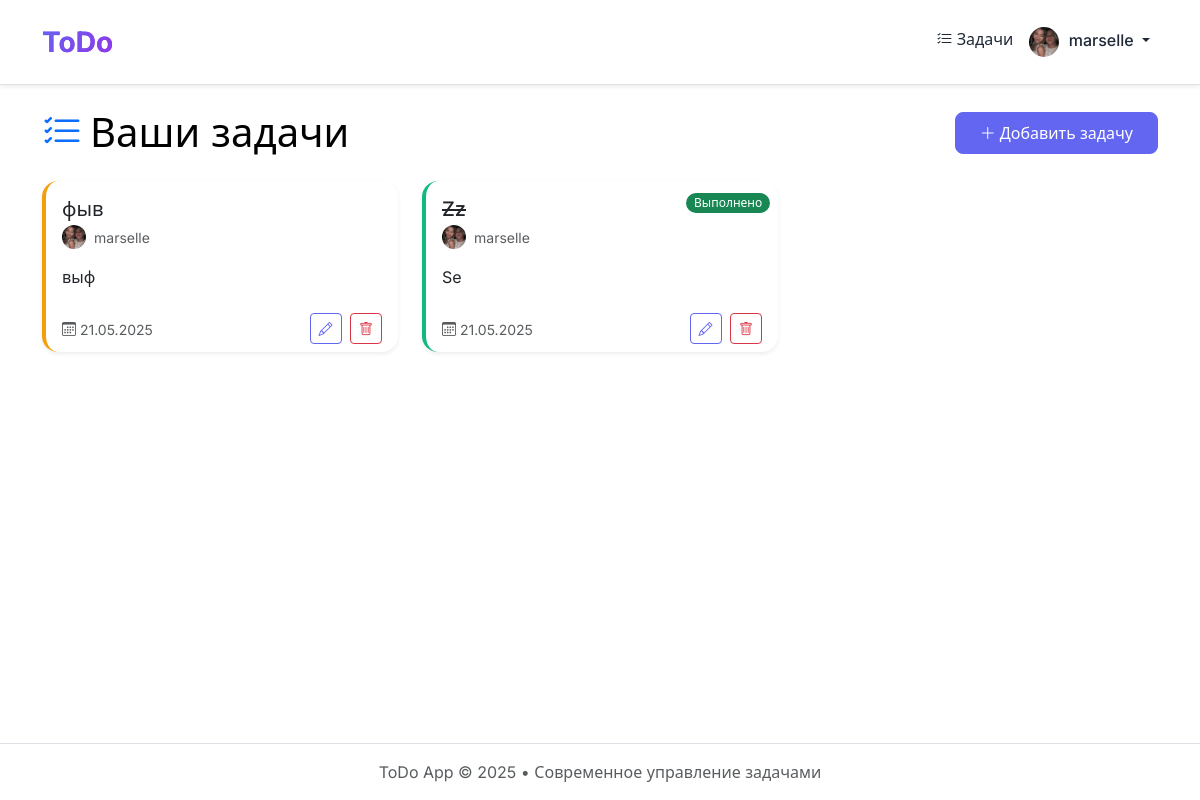
Page / (signed in) on the committed database.
### main/models.py (models this page shows, shortened)
class CustomUser(AbstractUser):
    image = models.ImageField(
         upload_to='profile_images/',
         blank=True, null=True,
         verbose_name="Изображение профиля"
    )
    bio = models.TextField(
        blank=True, null=True,
        verbose_name="Биография"
    )
    class Meta:
        verbose_name = "Пользователь"
        verbose_name_plural = "Пользователи"
        ordering = ['username']

class Task(models.Model):
    title = models.CharField(max_length=255, verbose_name="Название задачи")
    description = models.TextField(blank=True, null=True, verbose_name="Описание")
    completed = models.BooleanField(default=False, verbose_name="Выполнено")
    user = models.ForeignKey(
        CustomUser,
        on_delete=models.CASCADE,
        related_name='tasks',
        verbose_name="Пользователь"
    )
    created_at = models.DateTimeField(auto_now_add=True, verbose_name="Дата создания")
    updated_at = models.DateTimeField(auto_now=True, verbose_name="Дата обновления")
    class Meta:
        verbose_name = "Задача"
        verbose_name_plural = "Задачи"

### main/views.py (the view, shortened to what this page needs)
# urls.py: path('', views.todo_list, name='todo_list'),
@login_required(login_url='login')
def todo_list(request):
    tasks = Task.objects.filter(user=request.user)
    return render(request, 'todo.html', {'tasks': tasks})

### templates/todo.html (shortened to what this page needs)
{% extends 'base.html' %}
{% load static %}
{% block content %}
<div class="d-flex justify-content-between align-items-center mb-4 animate-slide-up">
    <h1 class="display-6 mb-0"><i class="bi bi-list-check text-primary me-2"></i>Ваши задачи</h1>
    <a href="{% url 'add_task' %}" class="btn btn-primary hover-lift">
        <i class="bi bi-plus-lg me-1"></i>Добавить задачу
    </a>
</div>
{% if tasks %}
<div class="row">
    {% for task in tasks %}
    <div class="col-lg-4 col-md-6 mb-4 animate-slide-up delay-{{ forloop.counter|add:"-1" }}00">
        <div class="card hover-lift shadow-sm h-100 position-relative task-card {% if task.completed %}completed{% else %}pending{% endif %}">
            {% if task.completed %}
            <div class="position-absolute top-0 end-0 m-2">
                <span class="badge bg-success rounded-pill">Выполнено</span>
            </div>
            {% endif %}
            <div class="card-body">
                <h5 class="card-title mb-1 {% if task.completed %}text-decoration-line-through{% endif %}">{{ task.title }}</h5>
                <div class="mb-3 d-flex align-items-center">
                    {% if task.user.image %}
                        <div style="width:24px; height:24px; overflow:hidden; border-radius:50%; display:inline-flex; align-items:center; justify-content:center; margin-right:8px;">
                            <img src="{{ task.user.image.url }}" alt="{{ task.user.username }}" style="object-fit:cover; width:100%; height:100%;">
                        </div>
                    {% else %}
                        <span style="width:24px; height:24px; overflow:hidden; border-radius:50%; display:inline-flex; align-items:center; justify-content:center; background-color:#6f42c1; color:white; font-size:0.7rem; margin-right:8px;">
                            {{ task.user.username|slice:":1"|upper }}
                        </span>
                    {% endif %}
                    <small class="text-muted">{{ task.user.username }}</small>
                </div>
                {% if task.description %}
                <p class="card-text">{{ task.description|truncatechars:100 }}</p>
                {% endif %}
            </div>
            <div class="card-footer bg-transparent border-top-0">
                <div class="d-flex justify-content-between align-items-center">
                    <div>
                        <small class="text-muted">
                            <i class="bi bi-calendar3"></i> {{ task.created_at|date:"d.m.Y" }}
                        </small>
                    </div>
                    <div>
                        <a href="{% url 'edit_task' task.id %}" class="btn btn-sm btn-outline-primary me-1">
                            <i class="bi bi-pencil"></i>
                        </a>
                        <a href="{% url 'delete_task' task.id %}" class="btn btn-sm btn-outline-danger">
                            <i class="bi bi-trash"></i>
                        </a>
                    </div>
                </div>
            </div>
        </div>
    </div>
    {% endfor %}
</div>
{% endif %}
{% endblock %}

### templates/base.html (shortened to what this page needs)
{% load static %}
<!DOCTYPE html>
<html lang="ru">
<head>
    <link rel="stylesheet" href="https://cdn.jsdelivr.net/npm/bootstrap@5.3.3/dist/css/bootstrap.min.css">
    <link rel="stylesheet" href="https://cdn.jsdelivr.net/npm/bootstrap-icons@1.11.3/font/bootstrap-icons.css">
    <link rel="stylesheet" href="{% static 'css/style.css' %}">
</head>
<body class="animate-fade-in">
    <header class="py-3 mb-4 border-bottom bg-white shadow-sm sticky-top animate-slide-down">
        <div class="container">
            <nav class="navbar navbar-expand-lg p-0">
                <a href="{% url 'todo_list' %}" class="navbar-brand d-flex align-items-center text-decoration-none">
                    <span class="fs-3 fw-bold" style="background: var(--background-gradient); -webkit-background-clip: text; -webkit-text-fill-color: transparent;">ToDo</span>
                </a>
                {% if user.is_authenticated %}
                <div class="collapse navbar-collapse" id="navbarContent">
                    <ul class="navbar-nav ms-auto">
                        <li class="nav-item">
                            <a class="nav-link" href="{% url 'todo_list' %}"><i class="bi bi-list-check"></i> Задачи</a>
                        </li>
                        <li class="nav-item dropdown">
                            <a class="nav-link dropdown-toggle" href="#" role="button" data-bs-toggle="dropdown" aria-expanded="false">
                                {% if user.image %}
                                    <div style="width:30px; height:30px; overflow:hidden; border-radius:50%; display:inline-flex; align-items:center; justify-content:center; vertical-align:middle; margin-right:5px;">
                                        <img src="{{ user.image.url }}" alt="{{ user.username }}" style="object-fit:cover; width:100%; height:100%;">
                                    </div>
                                {% else %}
                                    <span style="width:30px; height:30px; overflow:hidden; border-radius:50%; display:inline-flex; align-items:center; justify-content:center; vertical-align:middle; margin-right:5px; background-color:#6f42c1; color:white; font-size:0.875rem;">
                                        {{ user.username|slice:":1"|upper }}
                                    </span>
                                {% endif %}
                                <span class="d-lg-inline d-none">{{ user.username }}</span>
                            </a>
                        </li>
                    </ul>
                </div>
                {% endif %}
            </nav>
        </div>
    </header>
    <div class="container mb-5">
        <div class="animate-fade-in">
            {% block content %}{% endblock %}
        </div>
    </div>
    <footer class="footer mt-auto py-3 bg-white border-top">
        <div class="container text-center">
            <p class="text-muted mb-0">ToDo App &copy; 2025 • Современное управление задачами</p>
        </div>
    </footer>
</body>
</html>

### static/css/style.css (style rules this page uses)
:root { --primary-color: #6366f1; --primary-hover: #4f46e5; --secondary-color: #9333ea; --text-color: #1f2937; --text-light: #6b7280; --background-color: #f3f4f6; --background-gradient: linear-gradient(135deg, #6366f1, #9333ea); --success-color: #10b981; --danger-color: #ef4444; --warning-color: #f59e0b; --border-color: #e5e7eb; --box-shadow: 0 10px 15px -3px rgba(0, 0, 0, 0.1), 0 4px 6px -2px rgba(0, 0, 0, 0.05); --transition: all 0.3s ease; }
body { font-family: 'Inter', sans-serif; background-color: var(--background-color); color: var(--text-color); line-height: 1.5; }
.animate-fade-in { animation: fadeIn 0.6s ease-in-out; }
.animate-slide-up { animation: slideUp 0.5s ease-out; }
.animate-slide-down { animation: slideDown 0.5s ease-out; }
.hover-lift { transition: transform 0.3s ease, box-shadow 0.3s ease; }
.delay-100 { animation-delay: 0.1s; }
body { min-height: 100vh; display: flex; flex-direction: column; margin: 0; background-color: var(--light-gray); font-family: 'Inter', 'Segoe UI', Arial, sans-serif; color: var(--text-primary); }
.footer { margin-top: auto; }
.card { background: white; border-radius: 1rem; box-shadow: 0 4px 6px -1px rgba(0, 0, 0, 0.1), 0 2px 4px -1px rgba(0, 0, 0, 0.06); transition: var(--transition); border: none; overflow: hidden; }
.btn-primary { background: var(--primary-color); border-color: var(--primary-color); color: white; padding: 0.5rem 1.5rem; border-radius: 0.5rem; font-weight: 500; transition: var(--transition); }
.btn-outline-primary { border-color: var(--primary-color); color: var(--primary-color); background: transparent; }
.badge { padding: 0.35em 0.65em; font-weight: 500; border-radius: 0.375rem; }
.task-card { transition: var(--transition); border-left: 4px solid transparent; }
.task-card.completed { border-left-color: var(--success-color); }
.task-card.pending { border-left-color: var(--warning-color); }
.navbar { padding: 0.5rem 1rem; }
.navbar-brand { font-weight: 700; font-size: 1.5rem; background: var(--background-gradient); -webkit-background-clip: text; -webkit-text-fill-color: transparent; }
.nav-link { font-weight: 500; color: var(--text-color); padding: 0.5rem 1rem; transition: var(--transition); border-radius: 0.375rem; }

### rows in the picture
CustomUser: image (picture), username "marselle"
Task: title "фыв", user.image (picture), user.username "marselle", description "выф", created_at "21.05.2025"
Task: completed "Выполнено", title "Zz", user.image (picture), user.username "marselle", description "Se", created_at "21.05.2025"
